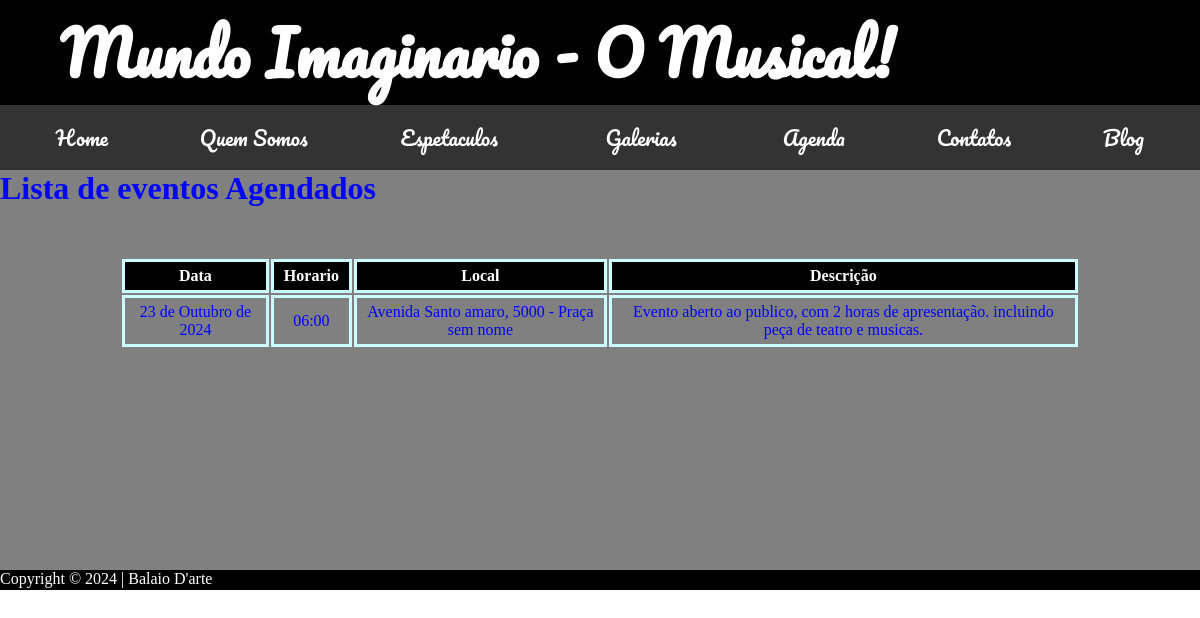
Page /agenda/ on the earlier database version.
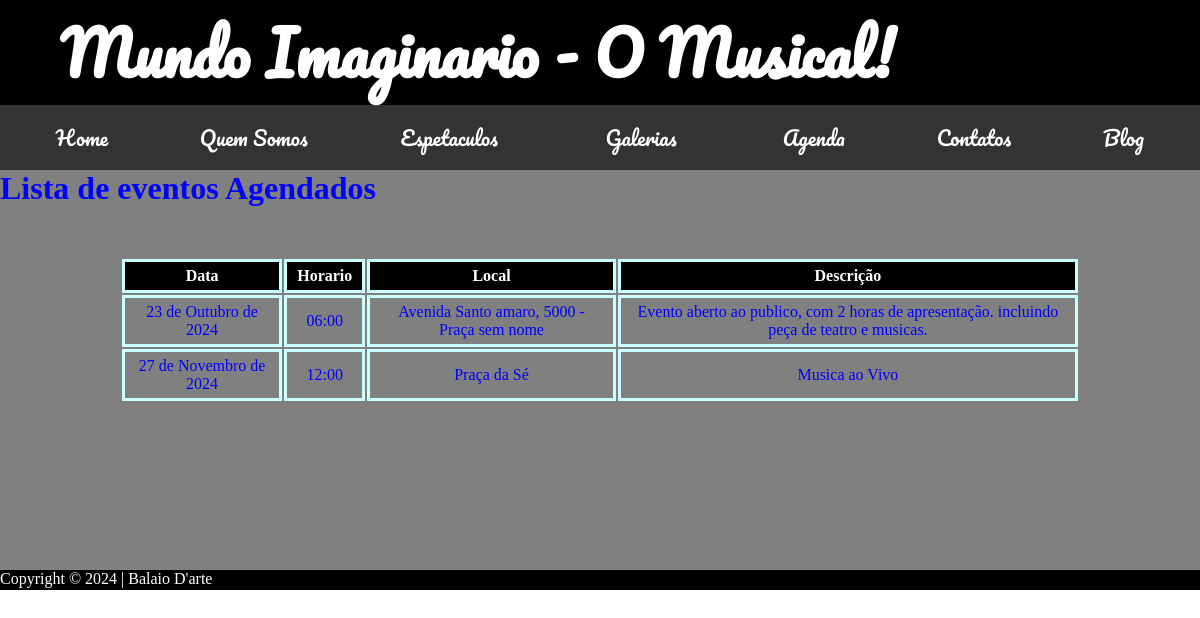
Same page on the later database version.
### web/models.py (models this page shows, shortened)
class Agenda(models.Model):
    id = models.AutoField(primary_key=True)
    data = models.DateField()
    horario = models.TimeField()
    local = models.CharField(max_length=200)
    descricao = models.CharField(max_length=200)

### web/views.py (the view)
# urls.py: path('agenda/', v.agenda_view, name='agenda'),
def agenda_view(request):
    agenda = Agenda.objects.all().order_by('data')
    return render(request,
     'agenda.html',
     {'agenda': agenda})

### web/templates/agenda.html (shortened to what this page needs)
{% extends "base.html" %}
{% block content %}
<head>
</head>
<main>
    <h1>Lista de eventos Agendados</h1>
    <table>
        <tr>
            <th>Data</th>
            <th>Horario</th>
            <th>Local</th>
            <th>Descrição</th>
        </tr>
        <tr>
            {% for agenda in agenda %}
            <td>{{agenda.data}}</td>
            <td>{{agenda.horario}}</td>
            <td>{{agenda.local}}</td>
            <td>{{agenda.descricao}}</td>
        </tr>
        {% endfor %}
    </table>
        {% endblock %}

Differences in the rows shown:
added Agenda: data "27 de Novembro de 2024", horario "12:00", local "Praça da Sé", descricao "Musica ao Vivo"
